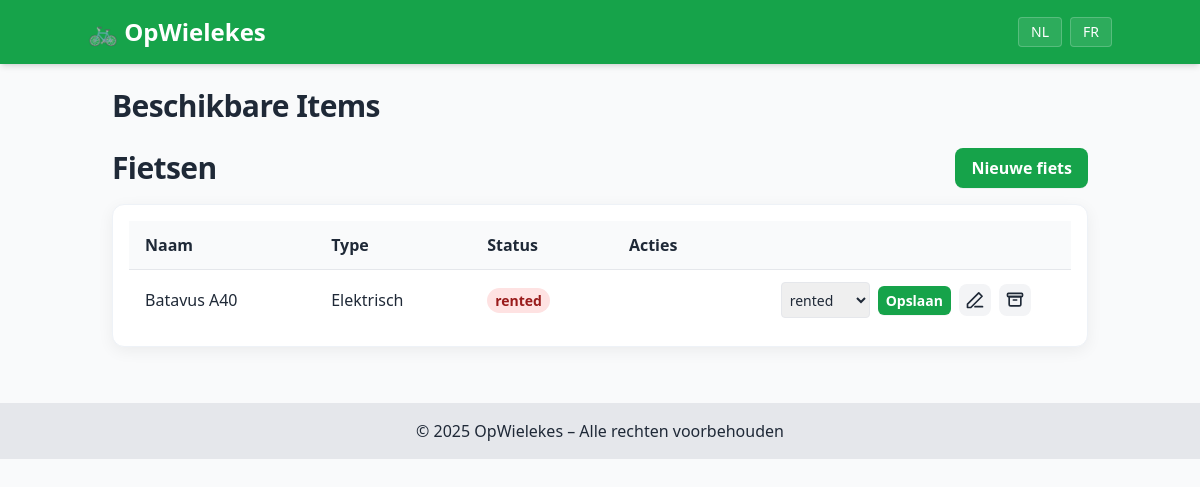
The app's page /bikes with its own data.
### models.py (models this page shows)
class Bike(db.Model):
    __tablename__ = 'bike'
    bike_id = db.Column(db.String, primary_key=True, default=gen_uuid)
    created_at = db.Column(db.DateTime, default=datetime.utcnow)
    name = db.Column(db.String(120), nullable=False)
    type = db.Column(db.String(80))
    status = db.Column(db.String(20), default='available')  # available | rented | repair
    archived = db.Column(db.Boolean, default=False)

### routes.py (the view)
@main.route('/bikes')
def bike_list():
    query = Bike.query.filter_by(archived=False)
    bikes = query.order_by(Bike.created_at.desc()).all()
    return render_template('bikes.html', bikes=bikes)

### i18n.py (called while the page is built)
def get_translator(lang: str) -> Callable[[str], str]:
    mapping = TRANSLATIONS.get(lang, {})
    def t(s: str) -> str:
        return mapping.get(s, s)
    return t

### templates/bikes.html (shortened to what this page needs)
{% extends "base.html" %}
{% block content %}
<h2 class="section-title text-2xl md:text-3xl font-semibold mb-6">{{ t('Beschikbare Items') }}</h2>
<div class="flex items-center justify-between mb-4">
  <h2 class="section-title text-2xl md:text-3xl font-semibold">{{ t('Fietsen') }}</h2>
  <a href="{{ url_for('main.bikes_new') }}" class="btn btn-primary">{{ t('Nieuwe fiets') }}</a>
</div>
<div class="card w-full p-4">
  <table class="w-full text-left">
    <thead class="bg-gray-50">
      <tr>
  <th class="py-3 px-4">{{ t('Naam') }}</th>
  <th class="py-3 px-4">{{ t('Type') }}</th>
  <th class="py-3 px-4">{{ t('Status') }}</th>
  <th class="py-3 px-4 pr-6">{{ t('Acties') }}</th>
      </tr>
    </thead>
    <tbody>
      {% for b in bikes %}
      <tr class="border-t">
        <td class="py-3 px-4 font-medium">{{ b.name }}</td>
        <td class="py-3 px-4">{{ b.type or '-' }}</td>
        <td class="py-3 px-4">
          <span class="badge {% if b.status == 'available' %}badge-success{% else %}badge-danger{% endif %}">{{ b.status }}</span>
        </td>
        <td class="py-3 px-4">
          <div class="flex items-center justify-end gap-2 flex-nowrap pr-6">
            <form method="POST" action="{{ url_for('main.bikes_status', bike_id=b.bike_id) }}" class="flex items-center gap-2 shrink-0">
              <select name="status" class="border rounded p-1 text-sm h-9 w-auto">
                <option value="rented" {{ 'selected' if b.status=='rented' else '' }}>rented</option>
              </select>
              <button class="btn btn-primary btn-sm">{{ t('Opslaan') }}</button>
            </form>
            <a class="icon-btn tooltip shrink-0" data-tooltip="{{ t('Bewerken') }}" href="{{ url_for('main.bikes_edit', bike_id=b.bike_id) }}" aria-label="{{ t('Bewerken') }}" title="{{ t('Bewerken') }}">
              <svg width="20" height="20" viewBox="0 0 24 24" fill="none" stroke="currentColor" stroke-width="2" stroke-linecap="round" stroke-linejoin="round">
                <path d="M12 20h9"/>
                <path d="M16.5 3.5l4 4L7 21H3v-4L16.5 3.5z"/>
              </svg>
            </a>
            <form method="POST" action="{{ url_for('main.bikes_archive', bike_id=b.bike_id) }}" class="shrink-0">
              <button class="icon-btn tooltip" data-tooltip="{{ t('Archiveren') }}" aria-label="{{ t('Archiveren') }}" title="{{ t('Archiveren') }}">
                <svg width="20" height="20" viewBox="0 0 24 24" fill="none" stroke="currentColor" stroke-width="2" stroke-linecap="round" stroke-linejoin="round">
                  <rect x="3" y="4" width="18" height="4" rx="1"/>
                  <path d="M5 8h14v9a2 2 0 0 1-2 2H7a2 2 0 0 1-2-2V8z"/>
                  <path d="M10 12h4"/>
                </svg>
              </button>
            </form>
          </div>
        </td>
      </tr>
      {% else %}
      <tr>
  <td class="py-6 px-4 text-gray-600" colspan="4">{{ t('Geen fietsen. Voeg een nieuwe fiets toe.') }}</td>
      </tr>
      {% endfor %}
    </tbody>
  </table>
</div>
{% endblock %}

### static/css/styles.css (style rules this page uses)
:root { --brand: #16a34a; --brand-700: #15803d; --ink: #1f2937; --muted: #6b7280; --ring: rgba(22, 163, 74, 0.25); }
* { -webkit-tap-highlight-color: transparent; }
html { scroll-behavior: smooth; }
body { color: var(--ink); }
.card { background: #fff; border: 1px solid #eef2f7; border-radius: 0.75rem; box-shadow: 0 4px 16px rgba(2, 6, 23, 0.06); overflow: hidden; transition: transform 220ms ease, box-shadow 220ms ease, border-color 220ms ease; }
.btn { display: inline-flex; align-items: center; justify-content: center; gap: 0.5rem; padding: 0.5rem 1rem; border-radius: 0.5rem; font-weight: 600; transition: background-color 180ms ease, color 180ms ease, box-shadow 180ms ease, transform 120ms ease; box-shadow: 0 1px 0 rgba(0,0,0,0.04); }
.btn-primary { color: #fff; background: var(--brand); }
.btn-sm { padding: 0.25rem 0.5rem; font-size: 0.875rem; border-radius: 0.375rem; }
.icon-btn { width: 2rem; height: 2rem; padding: 0; display: inline-flex; align-items: center; justify-content: center; border-radius: 0.5rem; background: #f3f4f6; color: var(--ink); transition: background-color 160ms ease, color 160ms ease, box-shadow 160ms ease; }
.tooltip { position: relative; }
.tooltip::after { content: attr(data-tooltip); position: absolute; top: -36px; left: 50%; transform: translateX(-50%) translateY(6px); padding: 4px 8px; background: #111827; color: #fff; border-radius: 0.375rem; font-size: 12px; line-height: 1; white-space: nowrap; opacity: 0; pointer-events: none; box-shadow: 0 6px 20px rgba(2,6,23,0.18); transition: opacity 120ms ease, transform 120ms ease; z-index: 50; }
.badge { display: inline-flex; align-items: center; padding: 0.125rem 0.5rem; border-radius: 9999px; font-size: 0.875rem; font-weight: 600; }
.badge-danger { color: #991b1b; background: #fee2e2; }
.section-title { letter-spacing: -0.02em; }

### records on screen
Bike: name "Batavus A40", type "Elektrisch", status "rented", t "Opslaan"

### other values on screen
{{ t('Beschikbare Items') }} "Beschikbare Items"
{{ t('Fietsen') }} "Fietsen"
{{ t('Nieuwe fiets') }} "Nieuwe fiets"
{{ t('Naam') }} "Naam"
{{ t('Type') }} "Type"
{{ t('Status') }} "Status"
{{ t('Acties') }} "Acties"
{{ t('© 2025 OpWielekes – Alle rechten voorbehouden') }} "© 2025 OpWielekes – Alle rechten voorbehouden"
